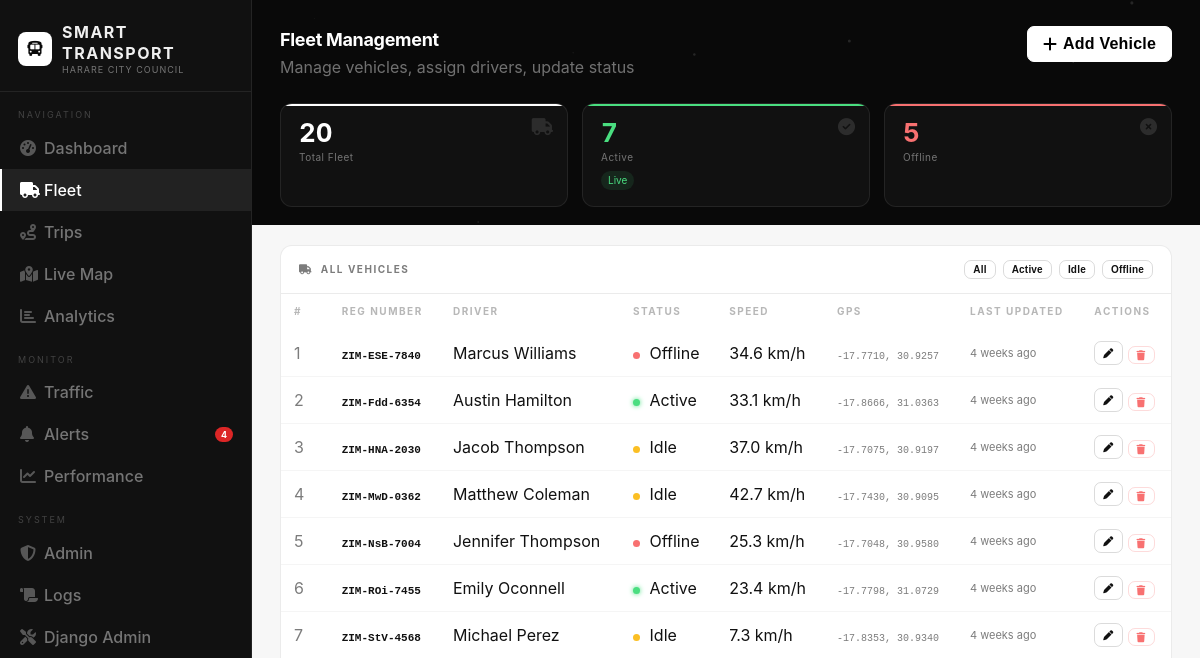
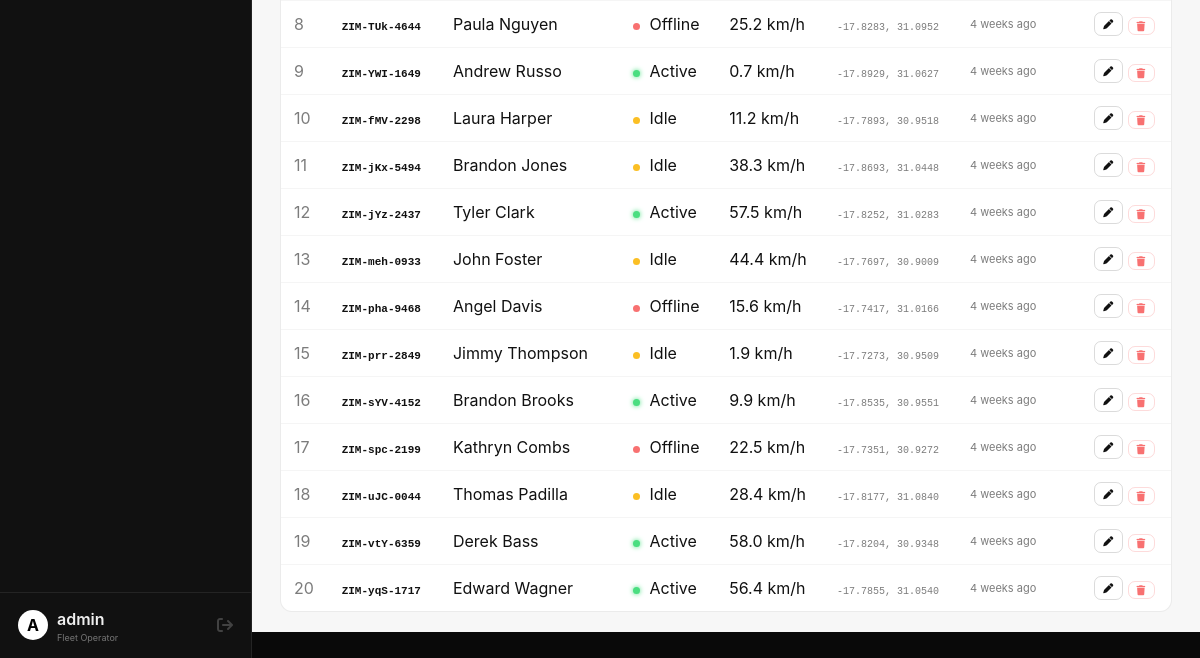
Before: /fleet/ (signed in) with the older database file (2 pictures, top to bottom).
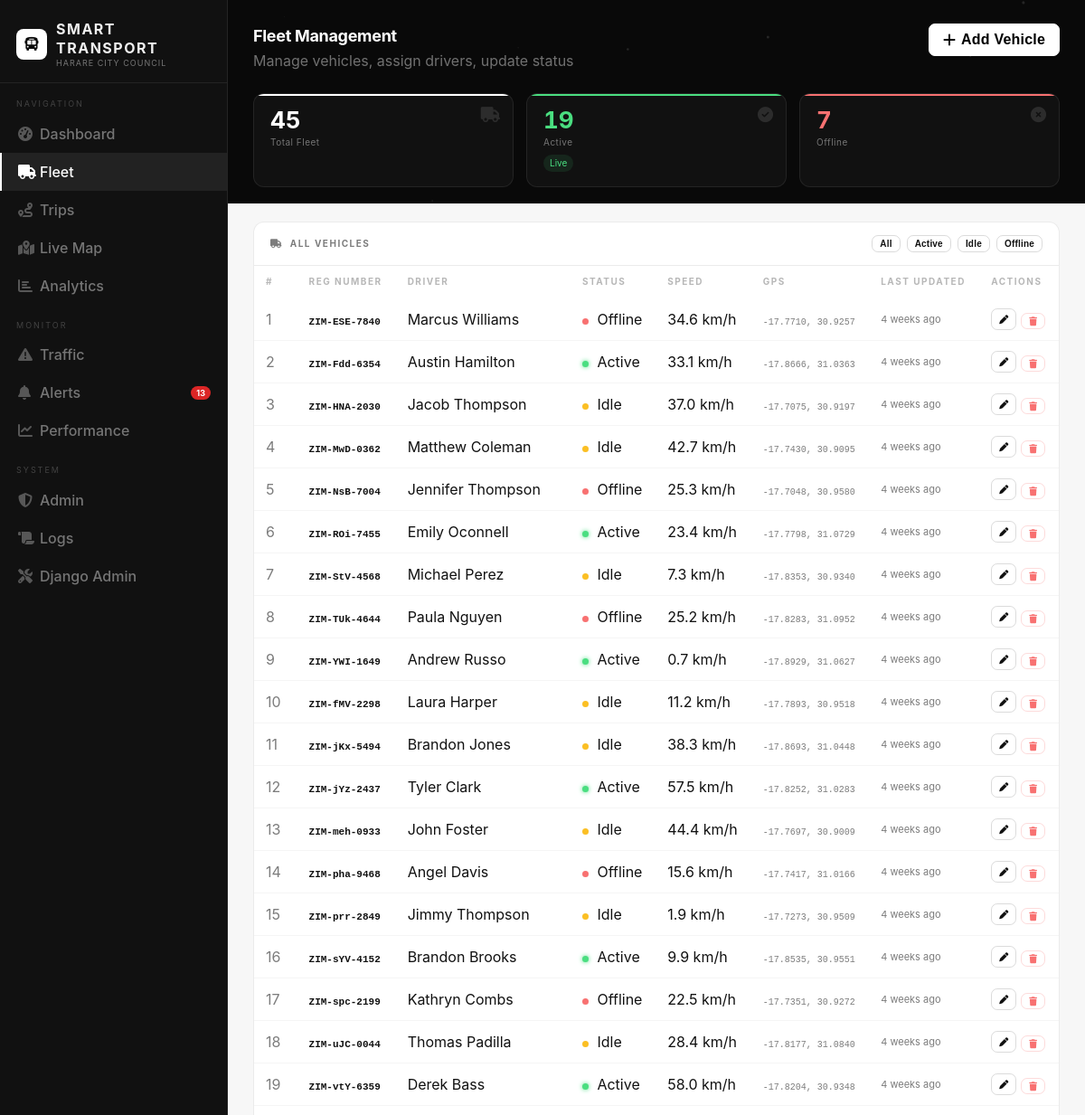
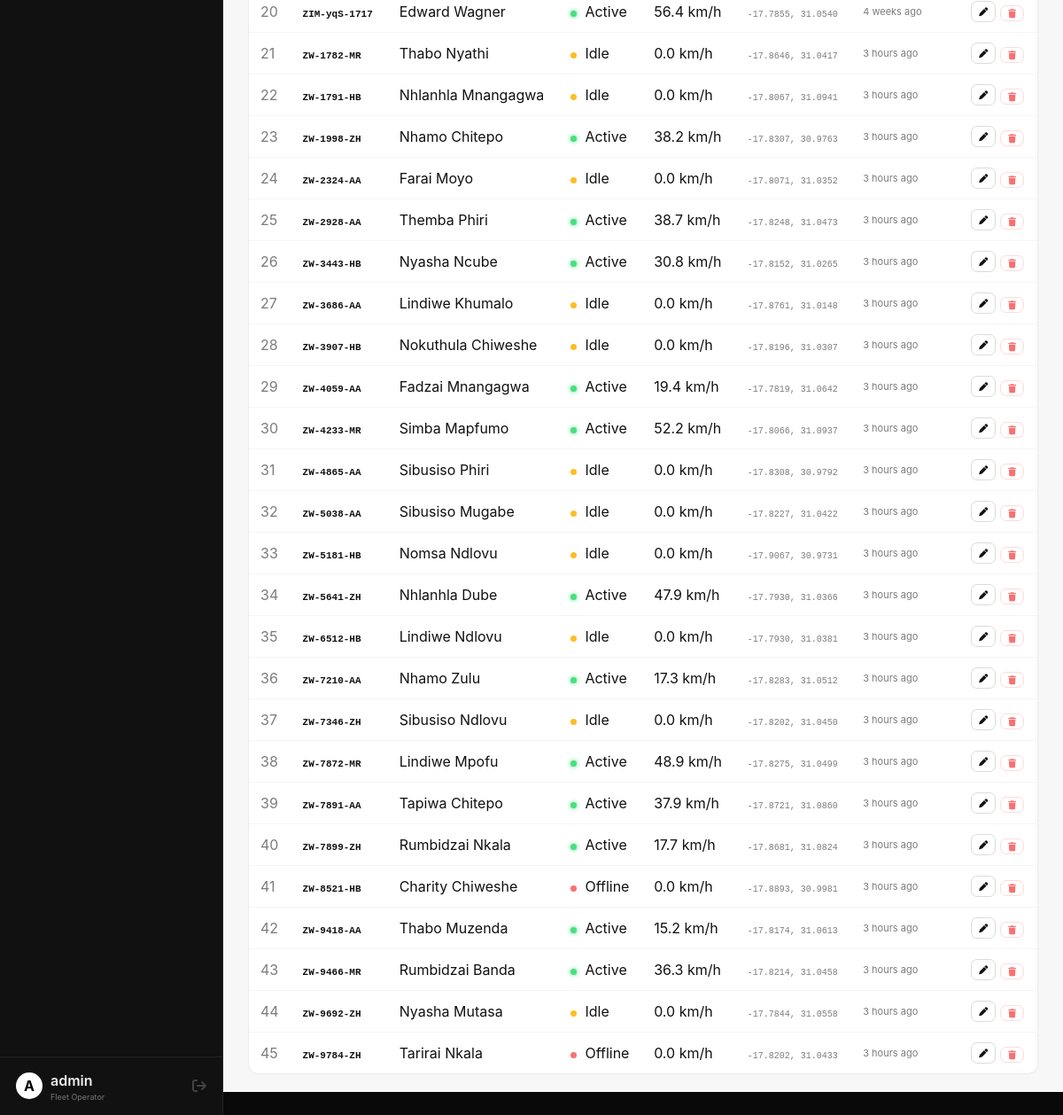
After: the same page with the newer database file (2 pictures, top to bottom).
### app/models.py (models this page shows, shortened)
class Vehicle(models.Model):
    STATUS_CHOICES = [
        ('active', 'Active'),
        ('idle', 'Idle'),
        ('offline', 'Offline'),
    ]
    registration_number = models.CharField(max_length=50, unique=True)
    driver_name = models.CharField(max_length=100)
    status = models.CharField(max_length=10, choices=STATUS_CHOICES, default='idle')
    current_latitude = models.FloatField(null=True, blank=True)
    current_longitude = models.FloatField(null=True, blank=True)
    speed = models.FloatField(default=0)
    last_updated = models.DateTimeField(auto_now=True)
    class Meta:
        ordering = ['registration_number']
        verbose_name_plural = "Vehicles"

### app/views.py (the view)
# urls.py: path('fleet/',                         views.fleet_list,   name='fleet_list'),
@login_required
def fleet_list(request):
    vehicles = Vehicle.objects.all().order_by('registration_number')
    ctx = _base_ctx()
    ctx.update({
        'vehicles': vehicles,
        'active_count': vehicles.filter(status='active').count(),
        'idle_count': vehicles.filter(status='idle').count(),
        'offline_count': vehicles.filter(status='offline').count(),
    })
    return render(request, 'fleet.html', ctx)

### app/views.py (called while the page is built)
def _alert_count():
    return Alert.objects.filter(is_active=True).count()

def _base_ctx():
    return {'alert_count': _alert_count()}

### templates/fleet.html (shortened to what this page needs)
{% extends "base.html" %}
{% block nav_fleet %}active{% endblock %}
{% block content %}
<div class="topbar">
  <div><div class="page-title">Fleet Management</div><div class="page-sub">Manage vehicles, assign drivers, update status</div></div>
  <button class="btn btn-dark" onclick="openModal('addModal')"><i class="fa-solid fa-plus"></i> Add Vehicle</button>
</div>
<div class="kpi-grid kpi-grid-3 gap-mb">
  <div class="kpi kpi-dark"><div class="kpi-stripe" style="background:#fff"></div><i class="kpi-icon fa-solid fa-truck"></i><div class="kpi-val">{{ vehicles|length|default:0 }}</div><div class="kpi-label">Total Fleet</div></div>
  <div class="kpi kpi-dark"><div class="kpi-stripe" style="background:var(--green-light)"></div><i class="kpi-icon fa-solid fa-circle-check"></i><div class="kpi-val" style="color:var(--green-light)">{{ active_count|default:0 }}</div><div class="kpi-label">Active</div><span class="kpi-delta delta-up">Live</span></div>
  <div class="kpi kpi-dark"><div class="kpi-stripe" style="background:var(--red-light)"></div><i class="kpi-icon fa-solid fa-circle-xmark"></i><div class="kpi-val" style="color:var(--red-light)">{{ offline_count|default:0 }}</div><div class="kpi-label">Offline</div></div>
</div>
<div class="section-white">
  <div class="card-white">
    <div class="card-header">
      <span class="card-title"><i class="fa-solid fa-truck"></i> &nbsp;All Vehicles</span>
      <div style="display:flex;gap:7px">
        <button class="btn btn-outline-light btn-xs filter-btn on" onclick="filterFleet(this,'all')">All</button>
        <button class="btn btn-outline-light btn-xs filter-btn" onclick="filterFleet(this,'active')">Active</button>
        <button class="btn btn-outline-light btn-xs filter-btn" onclick="filterFleet(this,'idle')">Idle</button>
        <button class="btn btn-outline-light btn-xs filter-btn" onclick="filterFleet(this,'offline')">Offline</button>
      </div>
    </div>
    <div class="card-body-flush dt-light">
      <table id="dt-fleet" class="data-table" style="color:var(--text-on-light);width:100%">
        <thead><tr>
          <th style="color:var(--text-on-light-muted)">#</th>
          <th style="color:var(--text-on-light-muted)">Reg Number</th>
          <th style="color:var(--text-on-light-muted)">Driver</th>
          <th style="color:var(--text-on-light-muted)">Status</th>
          <th style="color:var(--text-on-light-muted)">Speed</th>
          <th style="color:var(--text-on-light-muted)">GPS</th>
          <th style="color:var(--text-on-light-muted)">Last Updated</th>
          <th style="color:var(--text-on-light-muted)">Actions</th>
        </tr></thead>
        <tbody>
          {% for v in vehicles %}
          <tr data-status="{{ v.status }}">
            <td style="color:var(--text-on-light-dim)">{{ forloop.counter }}</td>
            <td><span style="font-family:'Courier New',monospace;font-size:11px;font-weight:700;color:var(--text-on-light)">{{ v.registration_number }}</span></td>
            <td style="color:var(--text-on-light)">{{ v.driver_name }}</td>
            <td>
              <span class="status-dot dot-{{ v.status }}"></span>
              <span style="color:var(--text-on-light)">{{ v.status|capfirst }}</span>
            </td>
            <td style="color:var(--text-on-light)">{{ v.speed|floatformat:1 }} km/h</td>
            <td>
              {% if v.current_latitude and v.current_longitude %}
              <span style="font-family:'Courier New',monospace;font-size:10px;color:var(--text-on-light-dim)">{{ v.current_latitude|floatformat:4 }}, {{ v.current_longitude|floatformat:4 }}</span>
              {% else %}
              <span style="color:var(--text-on-light-muted)">—</span>
              {% endif %}
            </td>
            <td style="color:var(--text-on-light-dim);font-size:11px">{{ v.last_updated|timesince }} ago</td>
            <td>
              <div style="display:flex;gap:5px">
                <button class="btn btn-outline-light btn-xs" onclick="editVehicle({{ v.id }},'{{ v.registration_number }}','{{ v.driver_name }}','{{ v.status }}','{{ v.speed }}','{{ v.current_latitude|default:"" }}','{{ v.current_longitude|default:"" }}')"><i class="fa-solid fa-pen"></i></button>
                <form method="post" action="{% url 'fleet_delete' v.id %}" style="display:inline" onsubmit="return confirm('Delete {{ v.registration_number }}?')">
                  {% csrf_token %}<button type="submit" class="btn btn-danger btn-xs"><i class="fa-solid fa-trash"></i></button>
                </form>
              </div>
            </td>
          </tr>
          {% empty %}
          <tr><td colspan="8" style="text-align:center;color:var(--text-on-light-dim);padding:28px">No vehicles yet. Add your first vehicle above.</td></tr>
          {% endfor %}
        </tbody>
      </table>
    </div>
  </div>
</div>
{% endblock %}

### templates/base.html (shortened to what this page needs)
{% load static %}
<!doctype html>
<html lang="en">
  <head>
    <link
      rel="stylesheet"
      href="https://cdnjs.cloudflare.com/ajax/libs/font-awesome/6.5.0/css/all.min.css"
    />
    <link
      rel="stylesheet"
      href="https://cdn.datatables.net/1.13.7/css/dataTables.bootstrap5.min.css"
    />
    <link
      rel="stylesheet"
      href="https://cdn.datatables.net/buttons/2.4.2/css/buttons.bootstrap5.min.css"
    />
    <link rel="stylesheet" href="https://cdn.datatables.net/1.13.8/css/dataTables.bootstrap5.min.css">
    <link rel="stylesheet" href="https://cdn.datatables.net/1.13.6/css/jquery.dataTables.min.css">
  </head>
  <body>
    <aside class="sidebar">
      <div class="sb-logo">
        <div class="sb-icon"><i class="fa-solid fa-bus"></i></div>
        <div class="sb-name">
          Smart Transport<small>Harare City Council</small>
        </div>
      </div>
      <div class="sb-section">Navigation</div>
      <a
        href="{% url 'home' %}"
        class="sb-link {% block nav_home %}{% endblock %}"
        ><i class="fa-solid fa-gauge-high"></i> Dashboard</a
      >
      <a
        href="{% url 'fleet_list' %}"
        class="sb-link {% block nav_fleet %}{% endblock %}"
        ><i class="fa-solid fa-truck"></i> Fleet</a
      >
      <a
        href="{% url 'trip_list' %}"
        class="sb-link {% block nav_trips %}{% endblock %}"
        ><i class="fa-solid fa-route"></i> Trips</a
      >
      <a
        href="{% url 'map_view' %}"
        class="sb-link {% block nav_map %}{% endblock %}"
        ><i class="fa-solid fa-map-location-dot"></i> Live Map</a
      >
      <a
        href="{% url 'analytics_view' %}"
        class="sb-link {% block nav_analytics %}{% endblock %}"
        ><i class="fa-solid fa-chart-bar"></i> Analytics</a
      >
      <div class="sb-section">Monitor</div>
      <a
        href="{% url 'traffic_list' %}"
        class="sb-link {% block nav_traffic %}{% endblock %}"
        ><i class="fa-solid fa-triangle-exclamation"></i> Traffic</a
      >
      <a
        href="{% url 'alert_list' %}"
        class="sb-link {% block nav_alerts %}{% endblock %}"
        ><i class="fa-solid fa-bell"></i> Alerts {% if alert_count %}<span
          class="sb-badge"
          >{{ alert_count }}</span
        >{% endif %}</a
      >
      <a
        href="{% url 'metrics_view' %}"
        class="sb-link {% block nav_metrics %}{% endblock %}"
        ><i class="fa-solid fa-chart-line"></i> Performance</a
      >
      <div class="sb-section">System</div>
      {% if request.user.is_staff %}
      <a
        href="{% url 'admin_dashboard' %}"
        class="sb-link {% block nav_admin %}{% endblock %}"
        ><i class="fa-solid fa-shield-halved"></i> Admin</a
      >
      <a
        href="{% url 'site_logs' %}"
        class="sb-link {% block nav_logs %}{% endblock %}"
        ><i class="fa-solid fa-scroll"></i> Logs</a
      >
      {% endif %}
      <a href="/admin/" class="sb-link"
        ><i class="fa-solid fa-screwdriver-wrench"></i> Django Admin</a
      >
      <div class="sb-footer">
        <div class="sb-av">
          {{ request.user.username|first|upper|default:"A" }}
        </div>
        <div>
          <div class="sb-uname">
            {{ request.user.get_full_name|default:request.user.username }}
          </div>
          <div class="sb-urole">Fleet Operator</div>
        </div>
        <a href="{% url 'logout' %}" class="sb-logout" title="Logout"
          ><i class="fa-solid fa-arrow-right-from-bracket"></i
        ></a>
      </div>
    </aside>
    <div class="main">
      <div class="main-scroll">
         {% block content %}{% endblock %}
      </div>
    </div>
  </body>
</html>

Changed rows visible on the page:
added Vehicle: registration_number "ZW-1782-MR", driver_name "Thabo Nyathi", status "Idle", speed "0.0", current_latitude "-17.8646", current_longitude "31.0417", last_updated "3 hours"
added Vehicle: registration_number "ZW-1791-HB", driver_name "Nhlanhla Mnangagwa", status "Idle", speed "0.0", current_latitude "-17.8067", current_longitude "31.0941", last_updated "3 hours"
added Vehicle: registration_number "ZW-1998-ZH", driver_name "Nhamo Chitepo", status "Active", speed "38.2", current_latitude "-17.8307", current_longitude "30.9763", last_updated "3 hours"
added Vehicle: registration_number "ZW-2324-AA", driver_name "Farai Moyo", status "Idle", speed "0.0", current_latitude "-17.8071", current_longitude "31.0352", last_updated "3 hours"
added Vehicle: registration_number "ZW-2928-AA", driver_name "Themba Phiri", status "Active", speed "38.7", current_latitude "-17.8248", current_longitude "31.0473", last_updated "3 hours"
added Vehicle: registration_number "ZW-3443-HB", driver_name "Nyasha Ncube", status "Active", speed "30.8", current_latitude "-17.8152", current_longitude "31.0265", last_updated "3 hours"
added Vehicle: registration_number "ZW-3686-AA", driver_name "Lindiwe Khumalo", status "Idle", speed "0.0", current_latitude "-17.8761", current_longitude "31.0148", last_updated "3 hours"
added Vehicle: registration_number "ZW-3907-HB", driver_name "Nokuthula Chiweshe", status "Idle", speed "0.0", current_latitude "-17.8196", current_longitude "31.0307", last_updated "3 hours"
added Vehicle: registration_number "ZW-4059-AA", driver_name "Fadzai Mnangagwa", status "Active", speed "19.4", current_latitude "-17.7819", current_longitude "31.0642", last_updated "3 hours"
added Vehicle: registration_number "ZW-4233-MR", driver_name "Simba Mapfumo", status "Active", speed "52.2", current_latitude "-17.8066", current_longitude "31.0937", last_updated "3 hours"
added Vehicle: registration_number "ZW-4865-AA", driver_name "Sibusiso Phiri", status "Idle", speed "0.0", current_latitude "-17.8308", current_longitude "30.9792", last_updated "3 hours"
added Vehicle: registration_number "ZW-5038-AA", driver_name "Sibusiso Mugabe", status "Idle", speed "0.0", current_latitude "-17.8227", current_longitude "31.0422", last_updated "3 hours"
added Vehicle: registration_number "ZW-5181-HB", driver_name "Nomsa Ndlovu", status "Idle", speed "0.0", current_latitude "-17.9067", current_longitude "30.9731", last_updated "3 hours"
added Vehicle: registration_number "ZW-5641-ZH", driver_name "Nhlanhla Dube", status "Active", speed "47.9", current_latitude "-17.7930", current_longitude "31.0366", last_updated "3 hours"
added Vehicle: registration_number "ZW-6512-HB", driver_name "Lindiwe Ndlovu", status "Idle", speed "0.0", current_latitude "-17.7930", current_longitude "31.0381", last_updated "3 hours"
added Vehicle: registration_number "ZW-7210-AA", driver_name "Nhamo Zulu", status "Active", speed "17.3", current_latitude "-17.8283", current_longitude "31.0512", last_updated "3 hours"
added Vehicle: registration_number "ZW-7346-ZH", driver_name "Sibusiso Ndlovu", status "Idle", speed "0.0", current_latitude "-17.8202", current_longitude "31.0450", last_updated "3 hours"
added Vehicle: registration_number "ZW-7872-MR", driver_name "Lindiwe Mpofu", status "Active", speed "48.9", current_latitude "-17.8275", current_longitude "31.0499", last_updated "3 hours"
added Vehicle: registration_number "ZW-7891-AA", driver_name "Tapiwa Chitepo", status "Active", speed "37.9", current_latitude "-17.8721", current_longitude "31.0860", last_updated "3 hours"
added Vehicle: registration_number "ZW-7899-ZH", driver_name "Rumbidzai Nkala", status "Active", speed "17.7", current_latitude "-17.8681", current_longitude "31.0824", last_updated "3 hours"
added Vehicle: registration_number "ZW-8521-HB", driver_name "Charity Chiweshe", status "Offline", speed "0.0", current_latitude "-17.8893", current_longitude "30.9981", last_updated "3 hours"
added Vehicle: registration_number "ZW-9418-AA", driver_name "Thabo Muzenda", status "Active", speed "15.2", current_latitude "-17.8174", current_longitude "31.0613", last_updated "3 hours"
added Vehicle: registration_number "ZW-9466-MR", driver_name "Rumbidzai Banda", status "Active", speed "36.3", current_latitude "-17.8214", current_longitude "31.0458", last_updated "3 hours"
added Vehicle: registration_number "ZW-9692-ZH", driver_name "Nyasha Mutasa", status "Idle", speed "0.0", current_latitude "-17.7844", current_longitude "31.0558", last_updated "3 hours"
added Vehicle: registration_number "ZW-9784-ZH", driver_name "Tarirai Nkala", status "Offline", speed "0.0", current_latitude "-17.8202", current_longitude "31.0433", last_updated "3 hours"
Other visible differences:
{{ alert_count }}: "4" → "13"
{{ vehicles|length|default:0 }}: "20" → "45"
{{ active_count|default:0 }}: "7" → "19"
{{ offline_count|default:0 }}: "5" → "7"
